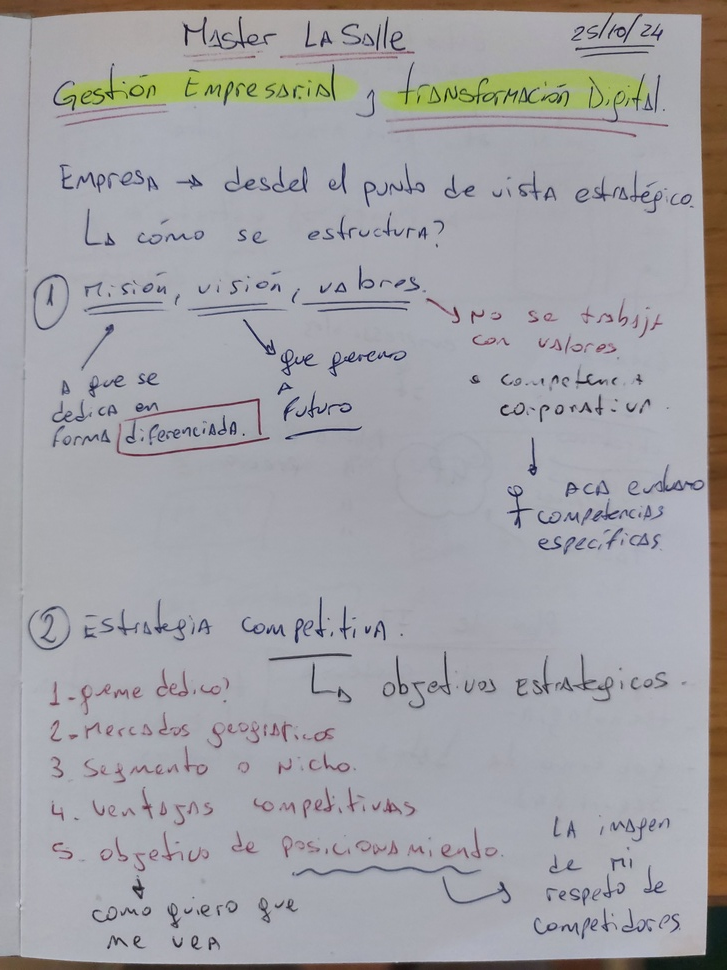
#> input picture inputs/transformation_digital/20260527_192417.jpg, 727 x 970 px, shrunk from 3468 x 4624 before the run
$ python -i shape_detector.py   (imports and definitions only)
#> lines starting #> are read from the running program, lines starting #| are printed output that depends on the picture; after the words box and inside, x2 and y2 are one past the last pixel; in counts of white or black regions, pixels touching at a corner belong together
"""Underline, box, and circle shape detection using OpenCV contour analysis.

Detects hand-drawn underlines, rectangles (boxes), and circles/ellipses around
text, and returns shape metadata for association with nearby blocks.
"""

import logging
from pathlib import Path

log = logging.getLogger(__name__)

try:
    import cv2
    import numpy as np
    _CV2_AVAILABLE = True
except ImportError:
    _CV2_AVAILABLE = False


def detect_shapes(image_path: Path) -> list[dict]:
    """Detect underlines, boxes, and circles in an image.

    Returns list of dicts with keys: shape_type, bbox (x,y,width,height).
    shape_type is one of: 'underline', 'box', 'circle'.
    Returns empty list if OpenCV is not available.
    """
    if not _CV2_AVAILABLE:
        return []

    try:
        return _detect_with_opencv(image_path)
    except Exception as exc:
        log.warning("Shape detection failed: %s", exc)
        return []


def _detect_with_opencv(image_path: Path) -> list[dict]:
    import cv2

    img = cv2.imread(str(image_path), cv2.IMREAD_GRAYSCALE)
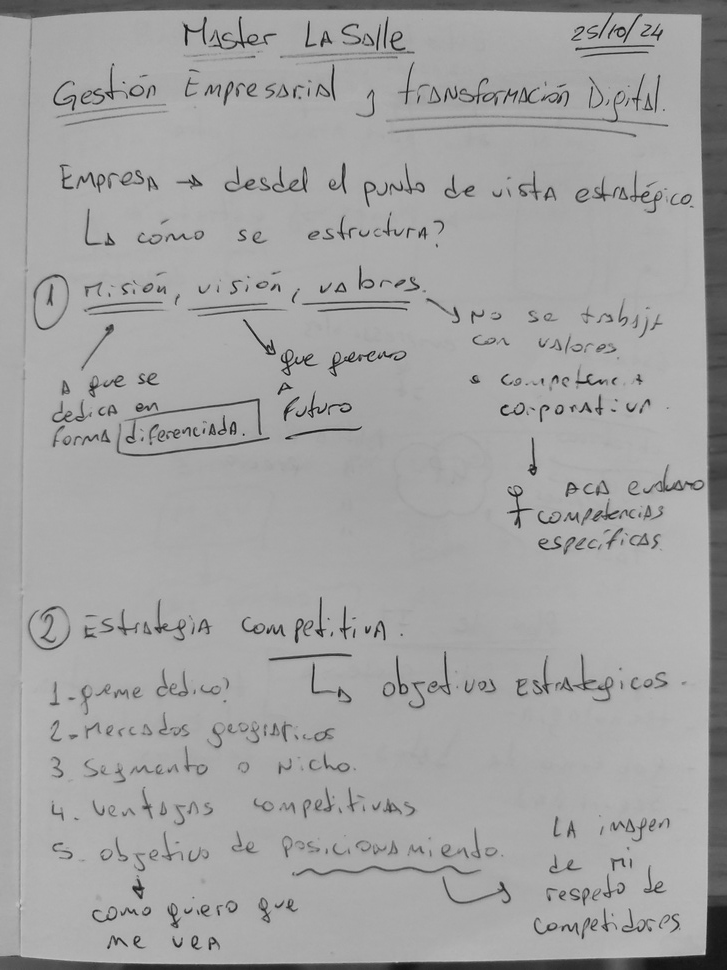
#> img: shape (970, 727); min 11, max 205, mean 161.9
    if img is None:
        return []

    _, thresh = cv2.threshold(img, 0, 255, cv2.THRESH_BINARY_INV + cv2.THRESH_OTSU)
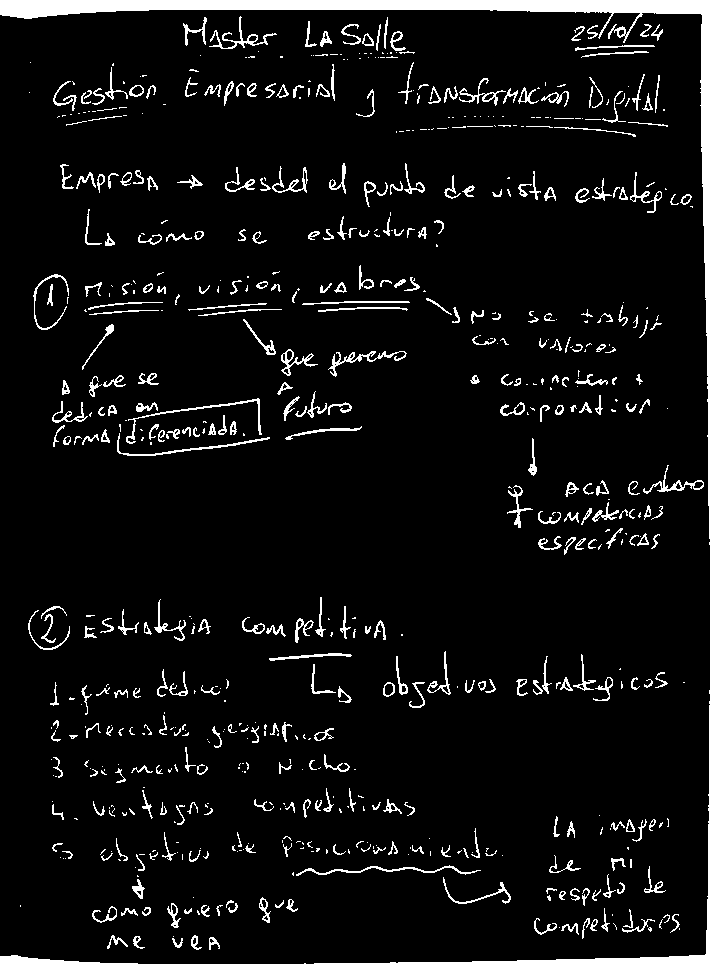
#> thresh: shape (970, 727); 8.9% white; 687 white regions (321 under 20 px)
    contours, _ = cv2.findContours(thresh, cv2.RETR_EXTERNAL, cv2.CHAIN_APPROX_SIMPLE)
#> contours = 687 contours, 420 with area under 20; largest, box (x1, y1, x2, y2) and area: (0, 0, 727, 970) 32141, (281, 349, 318, 376) 246, (643, 465, 704, 494) 242, (328, 351, 407, 377) 236, (209, 16, 277, 49) 236

    results = []
    img_h, img_w = img.shape[:2]
#> img_h = 970; img_w = 727

    for cnt in contours:
        area = cv2.contourArea(cnt)
        if area < 200:
            continue

        x, y, w, h = cv2.boundingRect(cnt)
        aspect = w / max(h, 1)

        # Underline: very wide and very flat
        if aspect > 8 and h < img_h * 0.02:
            results.append({"shape_type": "underline", "bbox": {"x": int(x), "y": int(y), "width": int(w), "height": int(h)}})
            continue

        # Try circle/ellipse fitting.
        # Skip ellipses covering >15% of the page — those are page outlines.
        if len(cnt) >= 5:
            ellipse = cv2.fitEllipse(cnt)
            (_, _), (ma, mi), _ = ellipse
            rect_area_circ = w * h
            page_fraction_circ = rect_area_circ / max(1, img_w * img_h)
            if (mi > 0 and (ma / mi) < 1.5 and area > 1000
                    and page_fraction_circ < 0.15):
                results.append({"shape_type": "circle", "bbox": {"x": int(x), "y": int(y), "width": int(w), "height": int(h)}})
                continue

        # Box: roughly rectangular with reasonable area.
        # Skip boxes covering >15% of the page — those are page outlines or large
        # handwriting regions, not deliberate annotation boxes.
        hull = cv2.convexHull(cnt)
        hull_area = cv2.contourArea(hull)
        if hull_area > 0:
            solidity = area / hull_area
            rect_area = w * h
            page_fraction = rect_area / max(1, img_w * img_h)
            if (rect_area > 0 and (area / rect_area) > 0.6 and solidity > 0.8
                    and 0.3 < aspect < 10 and page_fraction < 0.15):
                results.append({"shape_type": "box", "bbox": {"x": int(x), "y": int(y), "width": int(w), "height": int(h)}})
#> this loop made 687 passes
#> (area, x, y, w, h, aspect, ellipse, ma) on passes 333, 342, 378, 402, 405, 686, 687: (242, 643, 465, 61, 29, 2.1, ((673.6, 480.7), (24.63, 54.75), 81.65), 24.63), (203.5, 117, 433, 153, 23, 6.65, ((307.2, 401.3), (55.22, 402.9), 77.24), 55.22), (226, 126, 398, 136, 46, 2.96, ((209.6, 422.2), (35.36, 185.2), 83.22), 35.36), (236.5, 328, 351, 79, 26, 3.04, ((368.2, 366), (27.49, 79.35), 86.85), 27.49), (245.5, 281, 349, 37, 27, 1.37, ((296.5, 363.4), (25.54, 31.97), 104.4), 25.54), (236.5, 209, 16, 68, 33, 2.06, ((243.1, 33.45), (26.38, 58.76), 82.01), 26.38), (32141, 0, 0, 727, 970, 0.749, ((323.2, 471.8), (889.3, 1200.9), 178.5), 889.3)
#> area on passes 1, 2, 4, 5, 6, 11: 29, 53.5, 47.5, 64, 49, 39
#> after the loop, results = 1 item

    return results

>>> result = detect_shapes('../../../../../inputs/transformation_digital/20260527_192417.jpg')
#> result = 1 item

$ run again, on inputs/transformation_digital/20260527_192425.jpg
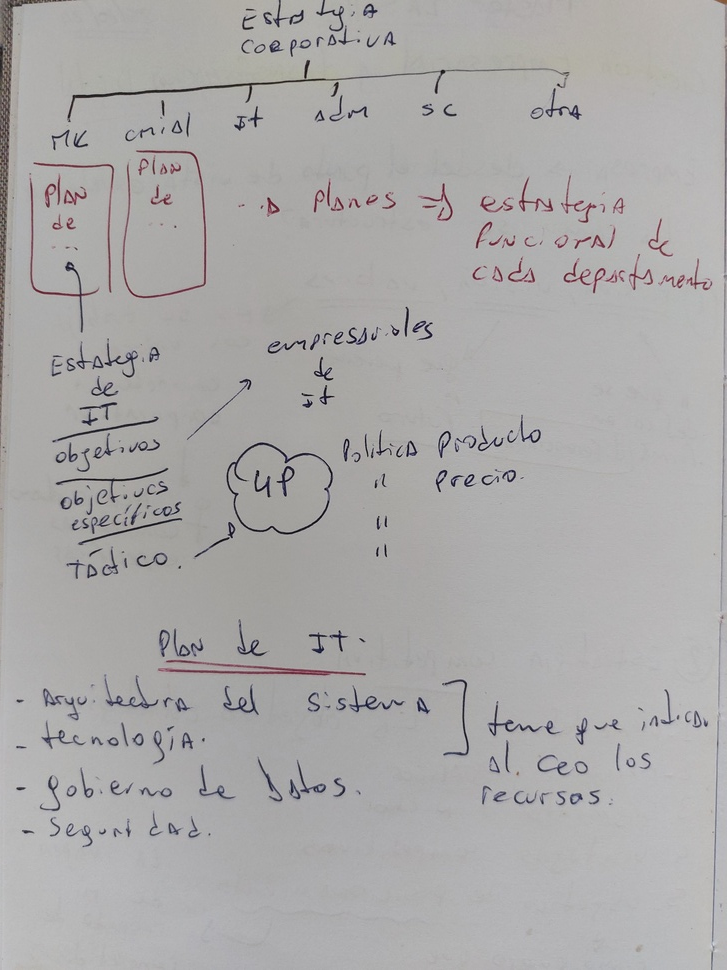
#> input picture inputs/transformation_digital/20260527_192425.jpg, 727 x 970 px, shrunk from 3468 x 4624 before the run
#> in _detect_with_opencv, `_, thresh = cv2.threshold(img, 0, 255, cv2.THRESH_BINARY_INV + cv2.THR..`:
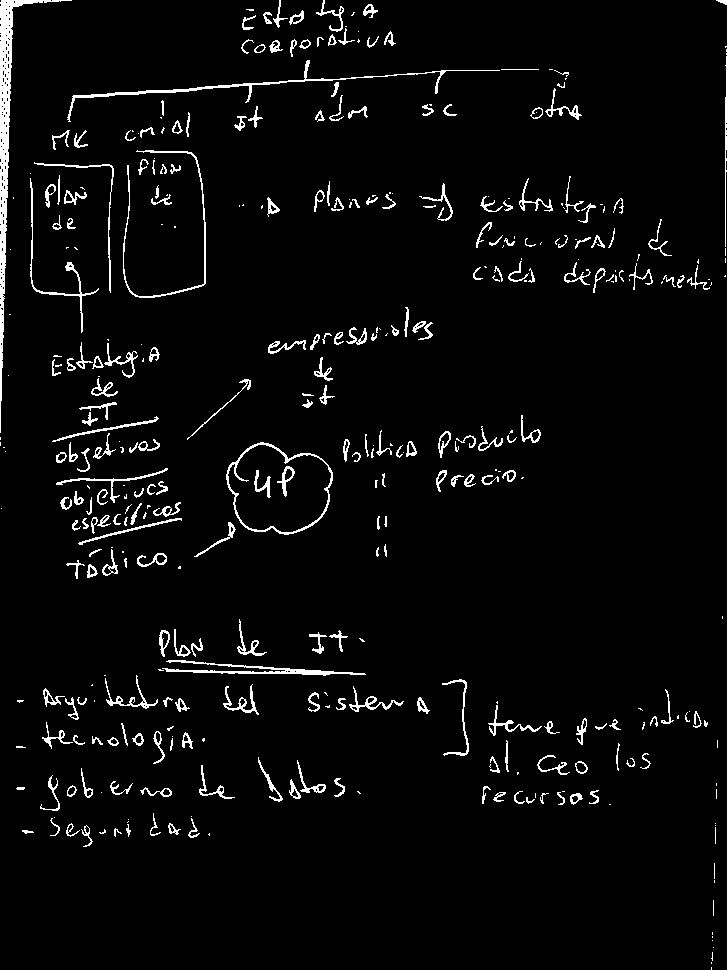
#> thresh: shape (970, 727); 3.7% white in thin lines or dots
#> contours = 385 contours, 207 with area under 20; largest, box (x1, y1, x2, y2) and area: (226, 442, 333, 535) 7312, (0, 0, 72, 433) 2641, (67, 60, 500, 122) 636, (162, 660, 366, 676) 546, (123, 150, 206, 298) 327
#> the loop in _detect_with_opencv, `for cnt in contours:` made 385 passes
#> (area, x, y, w, h, aspect, ellipse, ma) on passes 105, 320, 330, 358: (204, 349, 686, 55, 26, 2.12, ((372.6, 698.7), (22.09, 52.66), 91.17), 22.09), (277.5, 30, 178, 69, 155, 0.445, ((54.29, 260.9), (53.15, 141.5), 163.3), 53.15), (327, 123, 150, 83, 148, 0.561, ((164.2, 225.1), (88.48, 166.6), 2.52), 88.48), (636.5, 67, 60, 433, 62, 6.98, ((251.8, 94.74), (42.03, 375.7), 85.03), 42.03)
#> after the loop in _detect_with_opencv, `for cnt in contours:`: results = 3 items

$ run again, on inputs/transformation_digital/20260527_192431.jpg
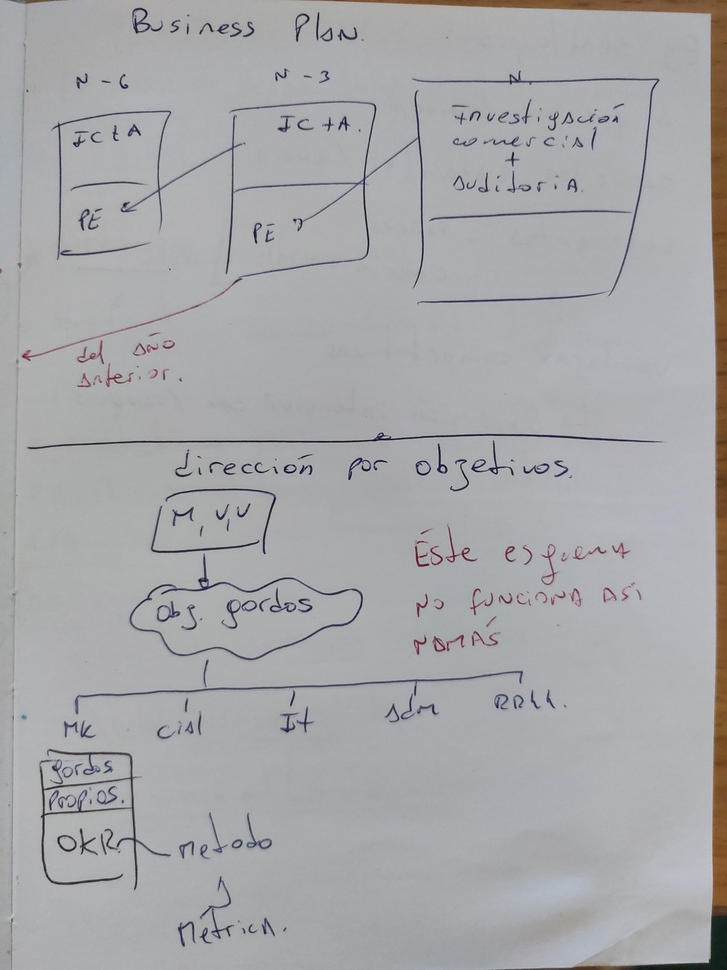
#> input picture inputs/transformation_digital/20260527_192431.jpg, 727 x 970 px, shrunk from 3468 x 4624 before the run
#> in _detect_with_opencv, `_, thresh = cv2.threshold(img, 0, 255, cv2.THRESH_BINARY_INV + cv2.THR..`:
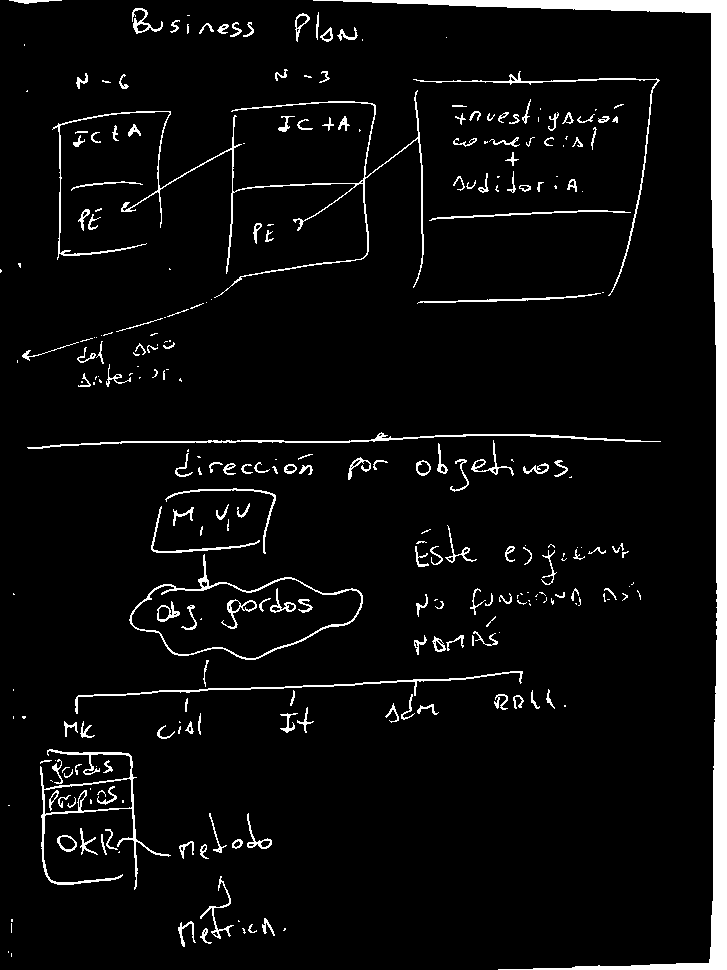
#> thresh: shape (970, 727); 5.5% white; 284 white regions (117 under 20 px)
#> contours = 269 contours, 149 with area under 20; largest, box (x1, y1, x2, y2) and area: (313, 0, 727, 970) 15042, (129, 554, 363, 660) 12664, (40, 749, 171, 890) 3188, (52, 90, 424, 298) 1287, (27, 432, 661, 449) 698
#> the loop in _detect_with_opencv, `for cnt in contours:` made 269 passes
#> (area, x, y, w, h, aspect, ellipse, ma) on passes 17, 56: (225.5, 57, 835, 20, 17, 1.18, ((66.56, 842.7), (14.8, 19.75), 118.3), 14.8), (508.5, 75, 671, 448, 43, 10.42, ((278.2, 693.2), (17.98, 564.4), 86.84), 17.98)
#> after the loop in _detect_with_opencv, `for cnt in contours:`: results = 5 items

$ run again, on inputs/transformation_digital/20260527_192441.jpg
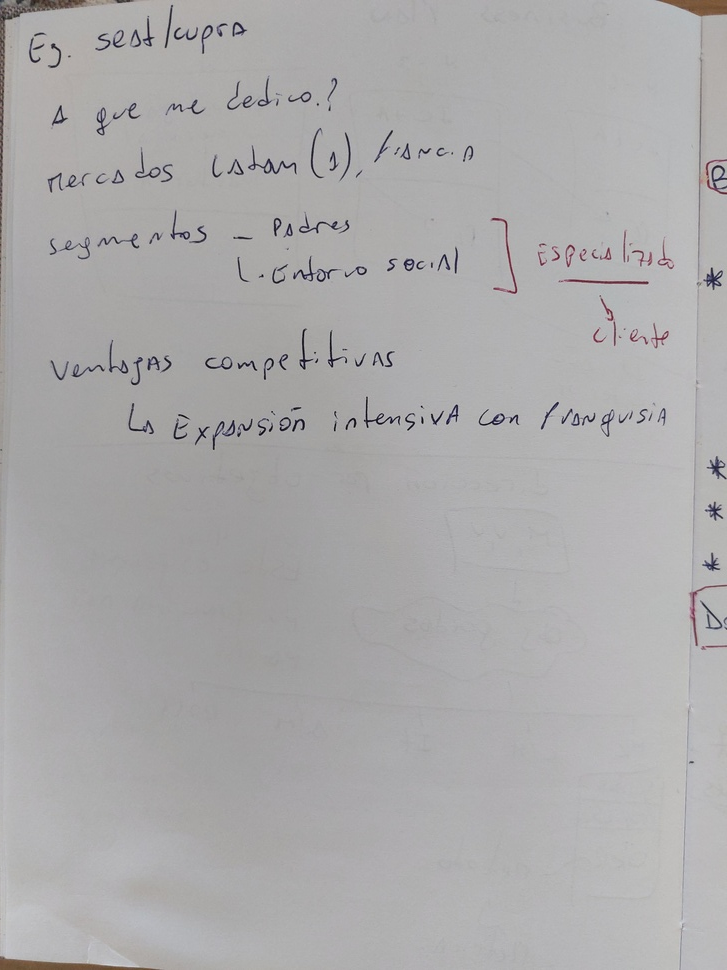
#> input picture inputs/transformation_digital/20260527_192441.jpg, 727 x 970 px, shrunk from 3468 x 4624 before the run
#> in _detect_with_opencv, `_, thresh = cv2.threshold(img, 0, 255, cv2.THRESH_BINARY_INV + cv2.THR..`:
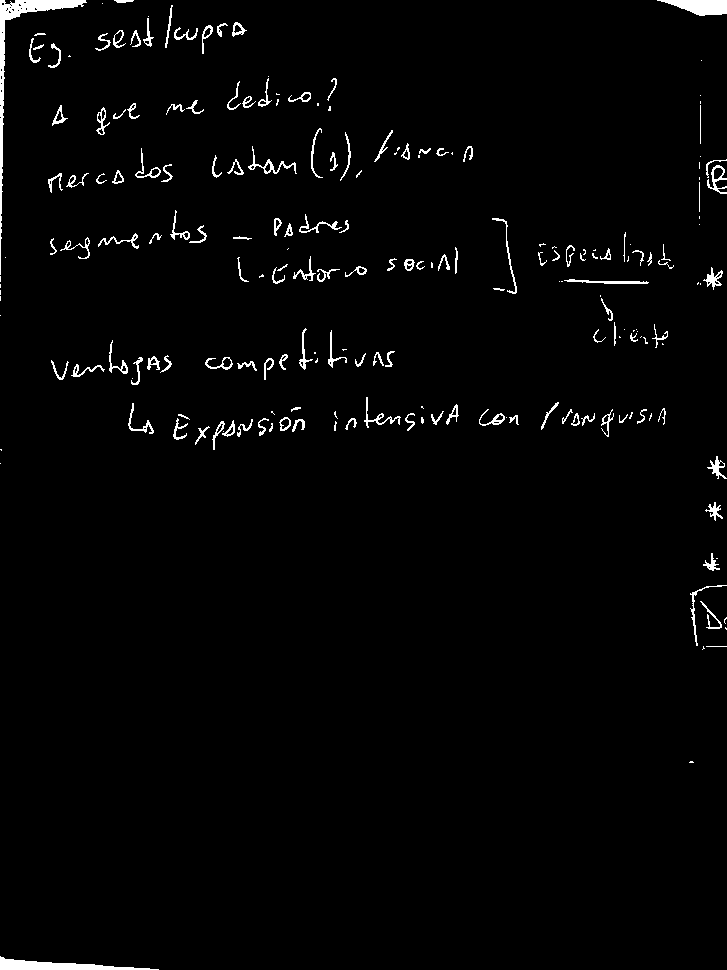
#> thresh: shape (970, 727); 2% white; 208 white regions (71 under 20 px)
#> contours = 208 contours, 102 with area under 20; largest, box (x1, y1, x2, y2) and area: (0, 0, 87, 275) 1374, (0, 956, 159, 970) 804, (657, 0, 727, 16) 652, (707, 165, 727, 194) 204, (248, 146, 297, 174) 176
#> the loop in _detect_with_opencv, `for cnt in contours:` made 208 passes
#> (area, x, y, w, h, aspect, ellipse, ma) on passes 149, 206: (204, 707, 165, 20, 29, 0.69, ((717.2, 179.3), (18.94, 25.62), 164.5), 18.94), (652.5, 657, 0, 70, 16, 4.38, ((734.1, 32.36), (30.92, 47.3), 0), 30.92)
#> after the loop in _detect_with_opencv, `for cnt in contours:`: results = 2 items
